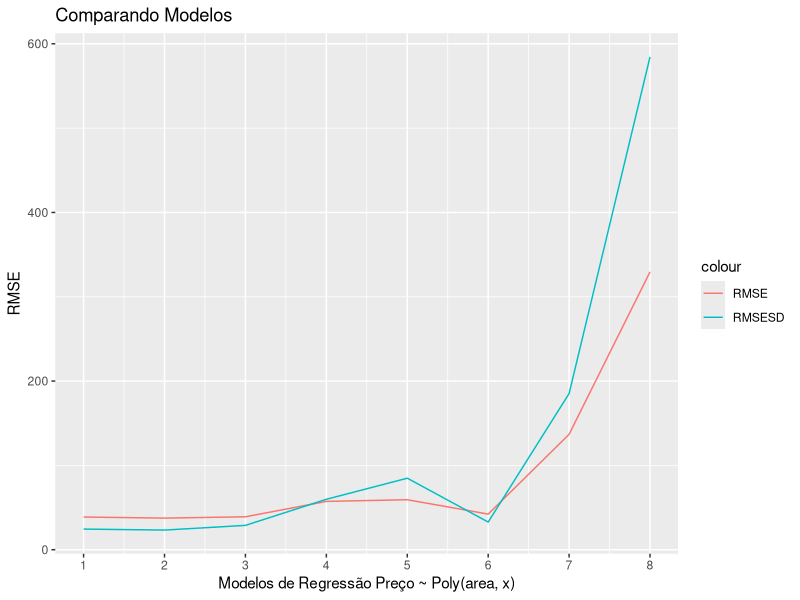
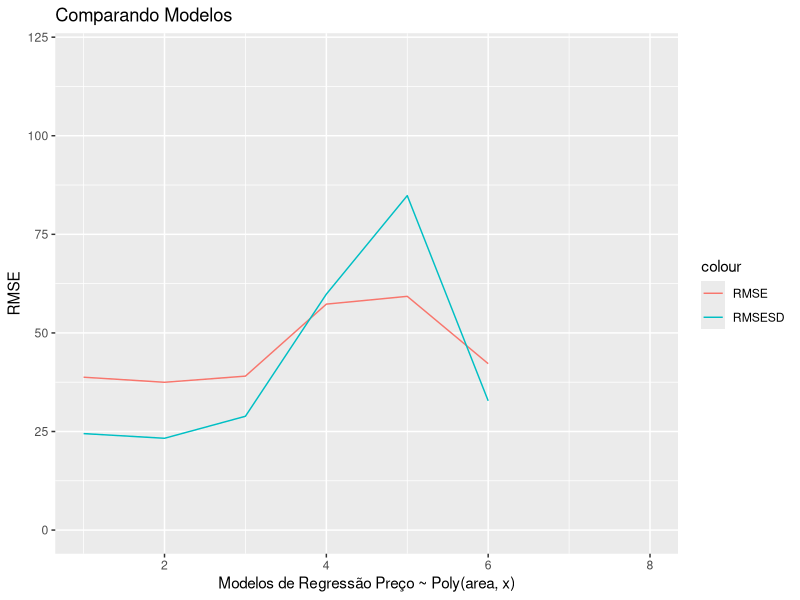
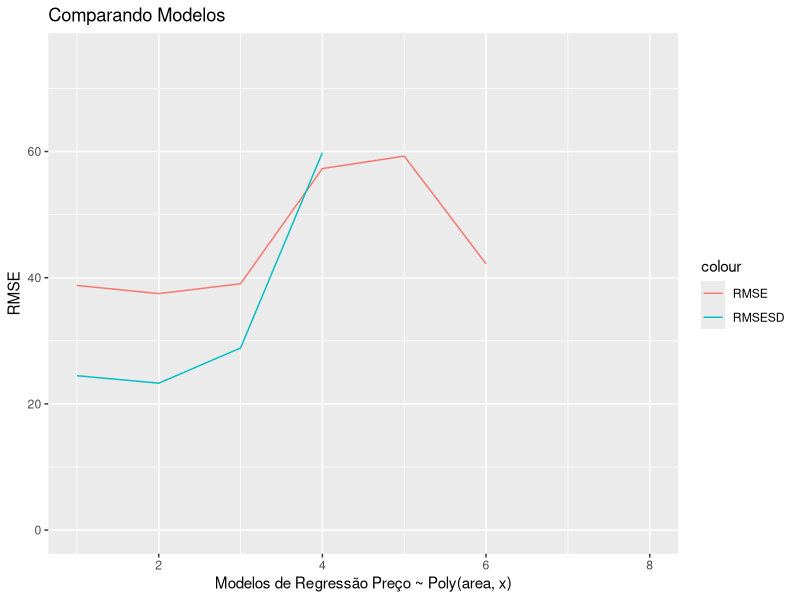
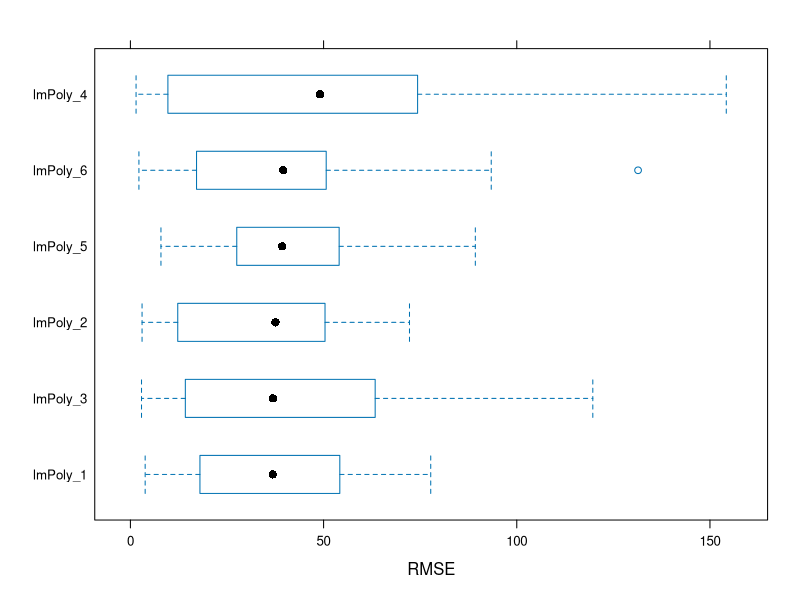

These charts were generated, in order, by the following R code:
## CARREGANDO PACKAGES ####
library(tidyverse)
library(readxl)
library(ggplot2)
library(caret)

## LEITURA E PREPARACAO DOS DADOS ####
### Leitura
hr <- read_excel("data/housingSmall.xlsx", 
                 range = "A2:E16")

### Ajustando os nomes das colunas
colnames(hr)[2] = "area"
colnames(hr)[3] = "garagem"
colnames(hr)[4] = "quartos"
colnames(hr)[5] = "preco"

## Usando LOOCV ####
### Defina training control
train_control <- trainControl(method = "LOOCV")

# modelo baseado no treinamento usando train_control
model <- train(preco~area, data=hr, trControl=train_control, method="lm")

# summarize results
print(model)

mse <- model$results$RMSE^2
mse

## Usando CARET ####
# define training control folders = 10
train_control <- trainControl(method="cv", number=10)
# train the model
model_CV <- train(preco~area, data=hr, trControl=train_control, method="lm")
# summarize results
# considerando agora somente RMSE
print(model_CV)

## Usando CARET com repeatedCV ####
train_control <- trainControl(method="repeatedcv", number=10, repeats=3)
# train the model
model_CVR <- train(preco~area, data=hr, trControl=train_control, method="lm")
# summarize result
print(model_CVR)


#### Comparando Modelos #####
## Montando manualmente ----
# define "training control"
set.seed(200)
train_control <- trainControl(method="repeatedcv", number=10, repeats=3) # treinamento do modelo 
modelos <- NULL
for (i in (1:8)){
  m_formula <- paste("preco ~ poly(area,",i,")",sep="")
  model <- train(as.formula(m_formula), data = hr, trControl=train_control,
                 method="lm")
  modelos <- rbind(modelos,data.frame(i, model$results))
}
modelos
class(modelos) #Veremos que se trata de um “data frame” 
str(modelos) #Qual a estrutura (colunas)

## Montando o gráfico manualmente
g <- ggplot(data = modelos,aes(x = i))+ 
  geom_line(aes(y=RMSE,colour = "RMSE"))+
  geom_line(aes(y=RMSESD, colour = "RMSESD"))+
  labs(title = "Comparando Modelos", x = "Modelos de Regressão Preço ~ Poly(area, x)")

#Melhorando a escala 
g + scale_x_continuous(breaks = seq(1:8))
g + scale_y_continuous(limits = c(0,120))
g + scale_y_continuous(limits = c(0,75))

## usando caret (cv e resamples) ----
# define o treinamento
train_control <- trainControl(method="repeatedcv", number=10, repeats=3) 
N <- 6 #Número de modelos 
modelos_list <- list() #Armazena a lista de modelos
for (i in (1:N)){
  #artifício, pois não funcionou com a fórmula em train()
  m_formula <- paste("preco ~ poly(area,",i,")",sep="") 
  model <- train(as.formula(m_formula), data = hr, 
                 trControl=train_control, method="lm")
  modelos_list[[paste("lmPoly_",i,sep = "")]] <- model
}

resamps <- resamples(modelos_list) 
resamps
summary(resamps)

# BOXPLOT comparando os resultados
bwplot(resamps , metric="RMSE")
